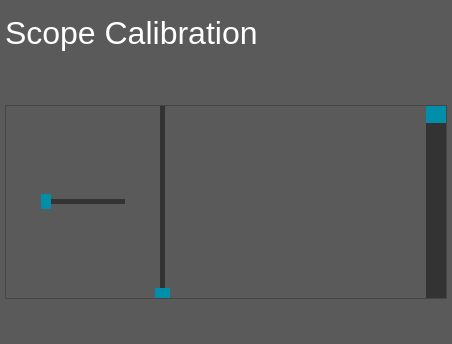
                   <widget class="QWidget" name="page_setting_game">
                    <property name="styleSheet">
                     <string notr="true">background:rgb(91,90,90);</string>
                    </property>
                    <layout class="QVBoxLayout" name="verticalLayout_11">
                     <property name="spacing">
                      <number>5</number>
                     </property>
                     <property name="leftMargin">
                      <number>5</number>
                     </property>
                     <property name="topMargin">
                      <number>5</number>
                     </property>
                     <property name="rightMargin">
                      <number>5</number>
                     </property>
                     <property name="bottomMargin">
                      <number>5</number>
                     </property>
                     <item>
                      <widget class="QLabel" name="lab_gamepad">
                       <property name="minimumSize">
                        <size>
                         <width>0</width>
                         <height>55</height>
                        </size>
                       </property>
                       <property name="maximumSize">
                        <size>
                         <width>16777215</width>
                         <height>55</height>
                        </size>
                       </property>
                       <property name="font">
                        <font>
                         <family>Segoe UI</family>
                         <pointsize>24</pointsize>
                        </font>
                       </property>
                       <property name="styleSheet">
                        <string notr="true">color:rgb(255,255,255);</string>
                       </property>
                       <property name="text">
                        <string>Scope Calibration</string>
                       </property>
                      </widget>
                     </item>
                     <item>
                      <spacer name="verticalSpacer_7">
                       <property name="orientation">
                        <enum>Qt::Vertical</enum>
                       </property>
                       <property name="sizeHint" stdset="0">
                        <size>
                         <width>20</width>
                         <height>40</height>
                        </size>
                       </property>
                      </spacer>
                     </item>
                     <item>
                      <widget class="QFrame" name="frame_textbar">
                       <property name="styleSheet">
                        <string notr="true">background:rgb(91,90,90);</string>
                       </property>
                       <property name="frameShape">
                        <enum>QFrame::StyledPanel</enum>
                       </property>
                       <property name="frameShadow">
                        <enum>QFrame::Raised</enum>
                       </property>
                       <layout class="QHBoxLayout" name="horizontalLayout_26">
                        <property name="spacing">
                         <number>0</number>
                        </property>
                        <property name="leftMargin">
                         <number>5</number>
                        </property>
                        <property name="topMargin">
                         <number>0</number>
                        </property>
                        <property name="rightMargin">
                         <number>0</number>
                        </property>
                        <property name="bottomMargin">
                         <number>0</number>
                        </property>
                        <item>
                         <spacer name="horizontalSpacer_12">
                          <property name="orientation">
                           <enum>Qt::Horizontal</enum>
                          </property>
                          <property name="sizeHint" stdset="0">
                           <size>
                            <width>30</width>
                            <height>20</height>
                           </size>
                          </property>
                         </spacer>
                        </item>
                        <item>
                         <widget class="QSlider" name="horizontalSlider">
                          <property name="styleSheet">
                           <string notr="true">QSlider::groove:horizontal {
    height:5px;
    background: rgb(51,51,51);
}

QSlider::handle:horizontal {
    background:rgb(0,143,170);
    width: 10px;
margin:-8px 0
}

QSlider::add-page:horizondal {
    background:rgb(51,51,51);
}

QSlider::sub-page:horizondal {
    background:rgb(51,51,51);
}</string>
                          </property>
                          <property name="orientation">
                           <enum>Qt::Horizontal</enum>
                          </property>
                         </widget>
                        </item>
                        <item>
                         <spacer name="horizontalSpacer_11">
                          <property name="orientation">
                           <enum>Qt::Horizontal</enum>
                          </property>
                          <property name="sizeHint" stdset="0">
                           <size>
                            <width>30</width>
                            <height>20</height>
                           </size>
                          </property>
                         </spacer>
                        </item>
                        <item>
                         <widget class="QSlider" name="verticalSlider_2">
                          <property name="styleSheet">
                           <string notr="true">QSlider::groove:vertical {
    background: red;
    width:5px
}

QSlider::handle:vertical {
    height: 10px;
    background:rgb(0,143,170);
	margin:0 -8px
}

QSlider::add-page:vertical {
    background:rgb(51,51,51);
}

QSlider::sub-page:vertical {
    background:rgb(51,51,51);
}</string>
                          </property>
                          <property name="orientation">
                           <enum>Qt::Vertical</enum>
                          </property>
                         </widget>
                        </item>
                        <item>
                         <widget class="QTextEdit" name="textEdit_gamepad">
                          <property name="font">
                           <font>
                            <family>Segoe UI</family>
                            <pointsize>12</pointsize>
                           </font>
                          </property>
                          <property name="styleSheet">
                           <string notr="true">color:rgb(255,255,255);</string>
                          </property>
                          <property name="frameShape">
                           <enum>QFrame::NoFrame</enum>
                          </property>
                          <property name="frameShadow">
                           <enum>QFrame::Plain</enum>
                          </property>
                          <property name="verticalScrollBarPolicy">
                           <enum>Qt::ScrollBarAsNeeded</enum>
                          </property>
                          <property name="horizontalScrollBarPolicy">
                           <enum>Qt::ScrollBarAlwaysOff</enum>
                          </property>
                         </widget>
                        </item>
                        <item>
                         <widget class="QScrollBar" name="vsb_gamepad">
                          <property name="styleSheet">
                           <string notr="true">QScrollBar:vertical {
	background:rgb(51,51,51);
    width:20px;
    margin: 0px 0px 0px 0px;
}
QScrollBar::handle:vertical {
    background:rgb(0,143,170);
}
QScrollBar::add-page:vertical {
 	background:rgb(51,51,51);
}
QScrollBar::sub-page:vertical {
 	background:rgb(51,51,51);
}</string>
                          </property>
                          <property name="orientation">
                           <enum>Qt::Vertical</enum>
                          </property>
                          <property name="invertedControls">
                           <bool>true</bool>
                          </property>
                         </widget>
                        </item>
                       </layout>
                      </widget>
                     </item>
                     <item>
                      <spacer name="verticalSpacer_8">
                       <property name="orientation">
                        <enum>Qt::Vertical</enum>
                       </property>
                       <property name="sizeHint" stdset="0">
                        <size>
                         <width>20</width>
                         <height>40</height>
                        </size>
                       </property>
                      </spacer>
                     </item>
                    </layout>
                   </widget>
